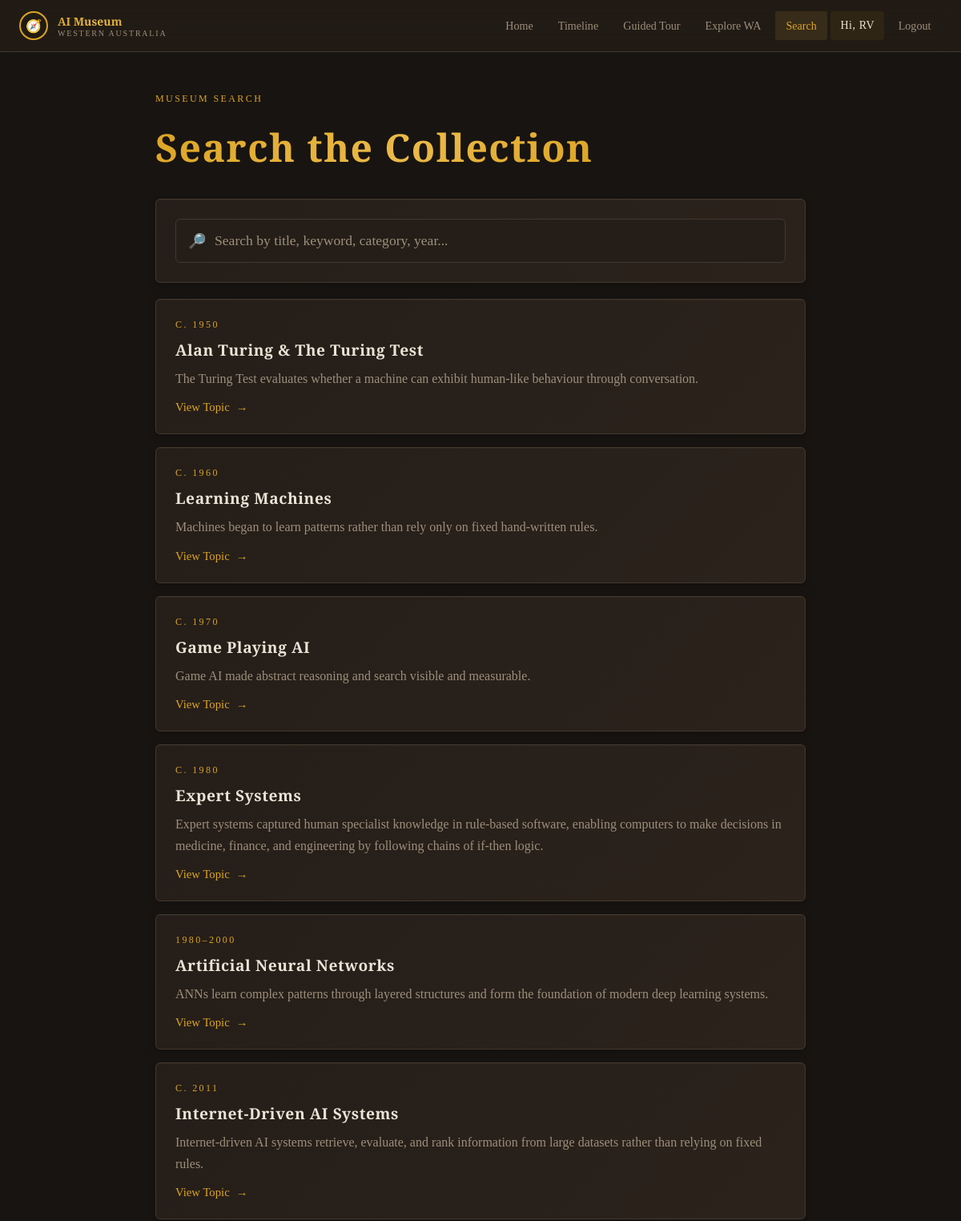
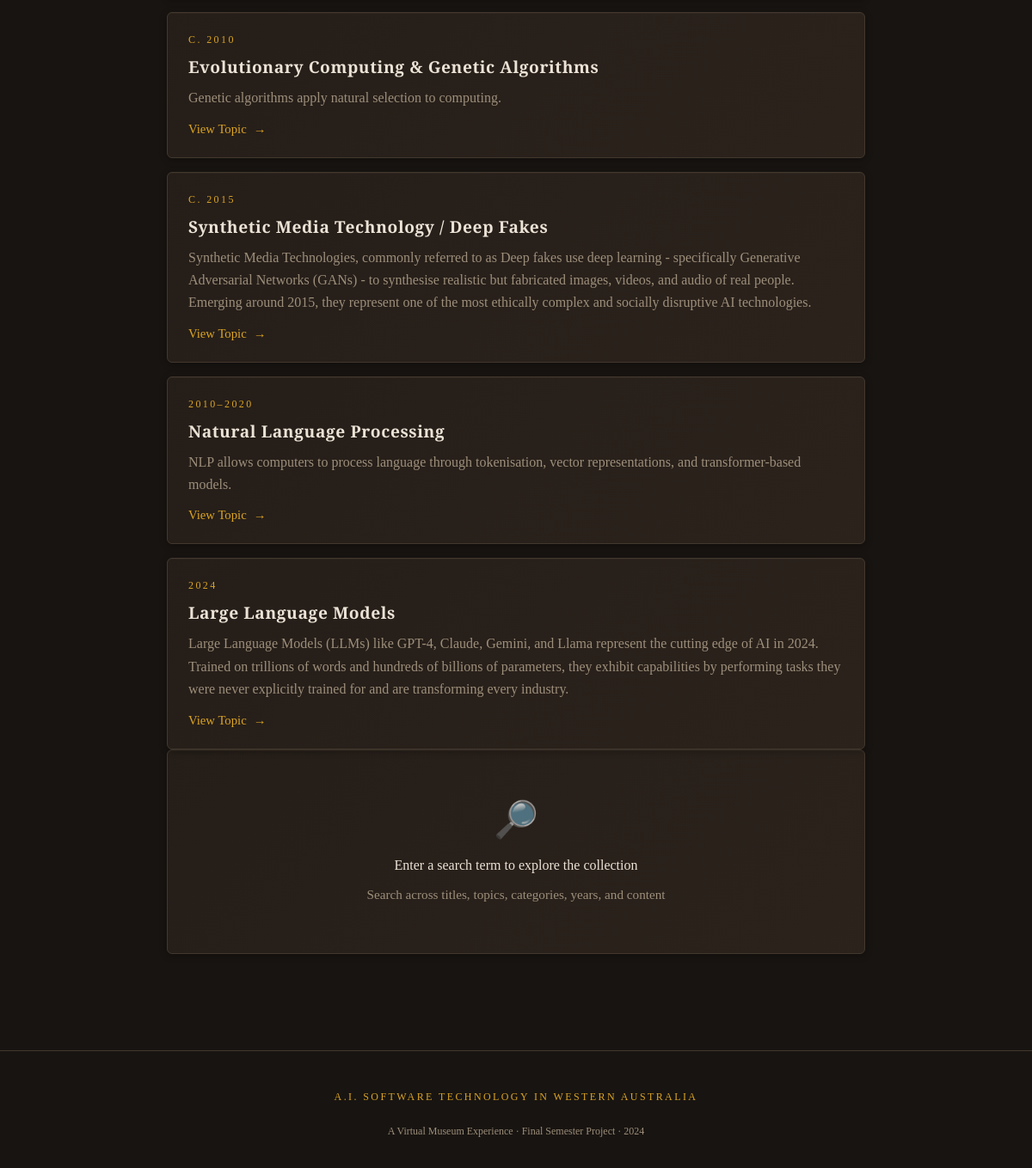
The page /search (signed in) on the database its author committed (2 pictures, top to bottom).
### models.py (models this page shows, shortened)
class User(UserMixin, db.Model):
    __tablename__ = "users"
    id = db.Column(db.Integer, primary_key=True)
    username = db.Column(db.String(80), nullable=False)
    email = db.Column(db.String(120), unique=True, nullable=False)
    password_hash = db.Column(db.String(255), nullable=False)

class Topic(db.Model):
    __tablename__ = "topics"
    id = db.Column(db.Integer, primary_key=True)
    slug = db.Column(db.String(120), unique=True, nullable=False)
    title = db.Column(db.String(200), nullable=False)
    year_range = db.Column(db.String(50), nullable=False)
    category = db.Column(db.String(100), nullable=False)
    status = db.Column(db.String(20), nullable=False, default="Legacy")
    intro_text = db.Column(db.Text, nullable=False)
    short_summary = db.Column(db.Text, nullable=False)
    how_it_works = db.Column(db.Text, nullable=False)
    simple_example = db.Column(db.Text, nullable=False)
    effective_use = db.Column(db.Text, nullable=False)
    real_world_examples = db.Column(db.Text, nullable=False)
    advantages = db.Column(db.Text, nullable=False)
    limitations = db.Column(db.Text, nullable=False)
    misuse = db.Column(db.Text, nullable=False)
    ethics = db.Column(db.Text, nullable=False)
    wa_context = db.Column(db.Text, nullable=False)
    media = db.relationship(
        "Media",
        backref="topic",
        lazy=True,
        cascade="all, delete-orphan"
    )
    references = db.relationship(
        "TopicReference",
        backref="topic",
        lazy=True,
        cascade="all, delete-orphan"
    )

### routes.py (the view)
@main.route("/search")
def search():
    query = request.args.get("q", "").strip()
    if query:
        topics = Topic.query.filter(
            Topic.title.ilike(f"%{query}%") |
            Topic.category.ilike(f"%{query}%") |
            Topic.short_summary.ilike(f"%{query}%") |
            Topic.wa_context.ilike(f"%{query}%")
        ).order_by(Topic.id.asc()).all()
    else:
        topics = Topic.query.order_by(Topic.id.asc()).all()
    return render_template("search.html", topics=topics, query=query)

### app.py (called while the page is built)
@login_manager.user_loader
def load_user(user_id):
    return User.query.get(int(user_id))

### app/templates/search.html (shortened to what this page needs)
<!doctype html>
<html lang="en">
  <head>
    <link
      rel="stylesheet"
      href="{{ url_for('static', filename='css/search.css') }}"
    />
  </head>
  <body>
    <div class="site-wrapper">
      <header class="site-header glass-panel">
        <div class="container nav-bar">
          <a href="{{ url_for('main.home') }}" class="logo-link">
            <div class="logo-circle">🧭</div>
            <div class="logo-text">
              <span class="logo-title brass-text">AI Museum</span>
              <span class="logo-subtitle">Western Australia</span>
            </div>
          </a>
          <nav class="desktop-nav" id="desktopNav">
            <a href="{{ url_for('main.home') }}" class="nav-link">Home</a>
            <a href="{{ url_for('main.timeline') }}" class="nav-link">Timeline</a>
            <a href="{{ url_for('main.guided_tour') }}" class="nav-link">Guided Tour</a>
            <a href="{{ url_for('main.explore_wa') }}" class="nav-link">Explore WA</a>
            <a href="{{ url_for('main.search') }}" class="nav-link">Search</a>
            {% if current_user.is_authenticated %}
            <span class="nav-user">Hi, {{ current_user.username }}</span>
            <a href="{{ url_for('main.logout') }}" class="nav-link">Logout</a>
            {% else %}
            <a href="{{ url_for('main.login') }}" class="nav-link">Login</a>
            <a href="{{ url_for('main.signup') }}" class="nav-link">Sign Up</a>
            {% endif %}
          </nav>
        </div>
      </header>
      <main class="main-content">
        <div class="container page-section search-page-shell">
          <span class="exhibit-label search-label">Museum Search</span>
          <h1 class="page-title brass-text">Search the Collection</h1>
          <section class="search-bar-card">
            <div class="search-input-wrap">
              <span class="search-icon">🔎</span>
              <input
                id="searchInput"
                type="text"
                placeholder="Search by title, keyword, category, year..."
                autocomplete="off"
              />
            </div>
          </section>
          <div id="resultsContainer" class="results-container">
            {% if topics %}
              {% for topic in topics %}
              <article class="museum-card result-card">
                <div class="result-meta">
                  {% if topic.year_range %}
                  <span class="exhibit-label">{{ topic.year_range }}</span>
                  {% endif %}
                </div>
                <h3 class="result-title">{{ topic.title }}</h3>
                {% if topic.short_summary %}
                <p class="result-summary">{{ topic.short_summary }}</p>
                {% elif topic.intro_text %}
                <p class="result-summary">{{ topic.intro_text }}</p>
                {% else %}
                <p class="result-summary">Explore this topic in detail.</p>
                {% endif %}
                <a
                  href="{{ url_for('main.topic_detail', slug=topic.slug) }}"
                  class="result-link"
                >
                  <span>View Topic</span>
                  <span class="result-link-arrow">→</span>
                </a>
              </article>
              {% endfor %}
            {% endif %}
          </div>
          <section id="emptyState" class="empty-state museum-card">
            <div class="empty-icon">🔎</div>
            <p class="empty-title">
            </p>
            <p class="empty-text">
            </p>
          </section>
        </div>
      </main>
      <footer class="site-footer">
        <div class="container footer-inner">
          <p class="exhibit-label">
            A.I. Software Technology in Western Australia
          </p>
          <p class="footer-text">
            A Virtual Museum Experience · Final Semester Project · 2024
          </p>
        </div>
      </footer>
    </div>
  </body>
</html>

### rows shown on the page
User: username "RV"
Topic: year_range "C. 1950", title "Alan Turing & The Turing Test", short_summary "The Turing Test evaluates whether a machine can exhibit human-like behaviour through conversation."
Topic: year_range "C. 1960", title "Learning Machines", short_summary "Machines began to learn patterns rather than rely only on fixed hand-written rules."
Topic: year_range "C. 1970", title "Game Playing AI", short_summary "Game AI made abstract reasoning and search visible and measurable."
Topic: year_range "C. 1980", title "Expert Systems", short_summary "Expert systems captured human specialist knowledge in rule-based software, enabling computers to make decisions in medicine, finance, and engineering by following chains of if-then logic."
Topic: year_range "1980–2000", title "Artificial Neural Networks", short_summary "ANNs learn complex patterns through layered structures and form the foundation of modern deep learning systems."
Topic: year_range "C. 2011", title "Internet-Driven AI Systems", short_summary "Internet-driven AI systems retrieve, evaluate, and rank information from large datasets rather than relying on fixed rules."
Topic: year_range "C. 2010", title "Evolutionary Computing & Genetic Algorithms", short_summary "Genetic algorithms apply natural selection to computing."
Topic: year_range "C. 2015", title "Synthetic Media Technology / Deep Fakes", short_summary "Synthetic Media Technologies, commonly referred to as Deep fakes use deep learning - specifically Generative Adversarial Networks (GANs) - to synthesise realistic but fabricated images, videos, and audio of real people. Emerging around 2015, they represent one of the most ethically complex and socially disruptive AI technologies."
Topic: year_range "2010–2020", title "Natural Language Processing", short_summary "NLP allows computers to process language through tokenisation, vector representations, and transformer-based models."
Topic: year_range "2024", title "Large Language Models", short_summary "Large Language Models (LLMs) like GPT-4, Claude, Gemini, and Llama represent the cutting edge of AI in 2024. Trained on trillions of words and hundreds of billions of parameters, they exhibit capabilities by performing tasks they were never explicitly trained for and are transforming every industry."
